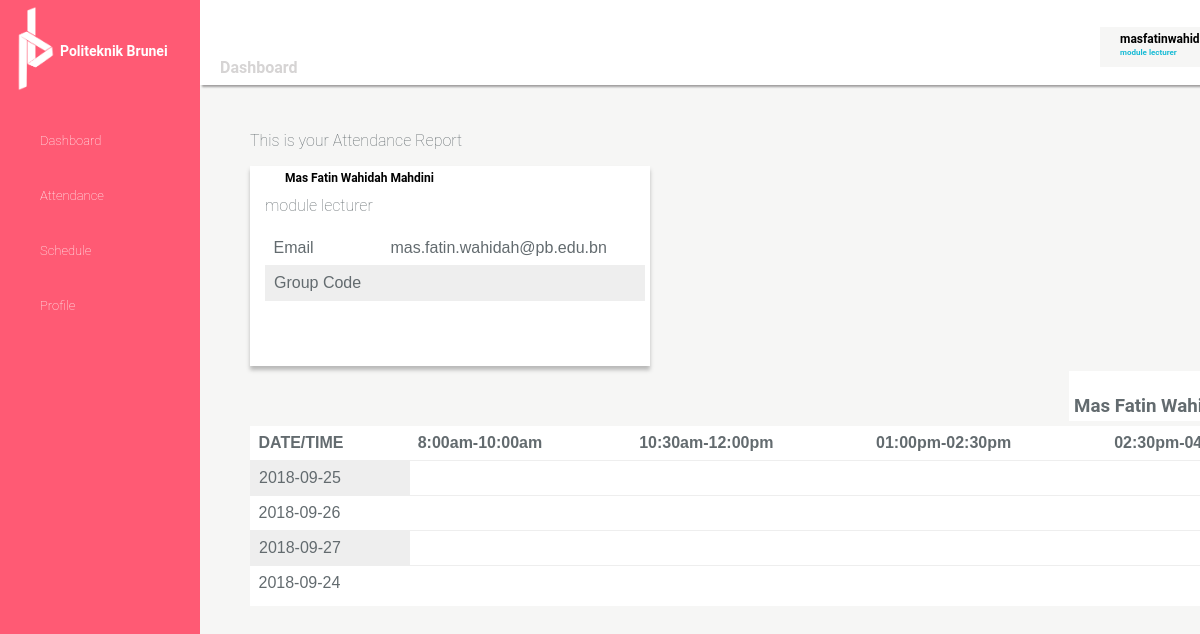
The page /view_report.php (signed in) on the database its author committed.
### tables this page shows
CREATE TABLE `user` (
  `id` int(20) NOT NULL,
  `name` varchar(100) NOT NULL,
  `email` varchar(50) NOT NULL,
  `username` varchar(250) NOT NULL,
  `password` varchar(50) NOT NULL,
  `role` varchar(50) NOT NULL,
  `code` varchar(50) DEFAULT NULL
);

CREATE TABLE `session` (
  `id` int(20) NOT NULL,
  `date` date NOT NULL,
  `group_id` int(20) NOT NULL,
  `course_id` int(20) NOT NULL,
  `slot_id` int(20) NOT NULL,
  `room` varchar(20) NOT NULL
);

### function.php (called while the page is built, shortened)
<?php
	$connection = mysqli_connect('localhost','root','','attendance');
	$results = mysqli_query($connection, "SELECT * FROM session");
?>

### view_report.php (the view, shortened to what this page needs)
<?php
include('function.php');
?>
<!DOCTYPE html>
<html lang="{{ app()->getLocale() }}">
    <head>
        <link rel="stylesheet" type="text/css" href="css/style.css">
    </head>
    <body>
        <?php
            include('sidenav.php')
        ?>
        <?php
        include('header.php');
        ?>
        <div class="box">
        	<p>This is your Attendance Report</p>
        </div>
        <?php
            $users = 'SELECT * FROM user WHERE username="'.$_SESSION['username'].'"';
            $run_query = mysqli_query($connection, $users);
        ?>
        <div class="box-B">
            <div class="studentdetail">
                <?php
                    foreach($run_query as $user){
                        echo "<p class='username'>".$user['name']."</p>";
                        echo "<p>".$user['role']."</p>";
                    }
                echo"<table>
                    <tr>
                        <td>Email</td>";
                        echo "<td>".$user['email']."</td>";
                    echo"</tr>
                    <tr>
                        <td>Group Code</td>";
                        echo "<td>".$user['code']."</td>";
                    echo"</tr>
                </table>";
            echo"</div>
        </div>
        <div class='box-C'>";
        	echo"<h3>".$user['name']."</h3>";
        echo"</div>";
        ?>
        <div class="box-A">
            <table>
                <thead>
                    <tr>
                        <th>DATE/TIME
                        </th>
                        <th>8:00am-10:00am</th>
                        <th>10:30am-12:00pm</th>
                        <th>01:00pm-02:30pm</th>
                        <th>02:30pm-04:30pm</th>
                    </tr>
                    <?php while ($row = mysqli_fetch_array($results)){ ?>
                    <tr>
                        <td><?php echo $row ['date'] ?></td>
                    </tr>
                    <?php } ?>
                </thead>
            </table>
        </div>
    </body>
</html>

### header.php (shortened to what this page needs)
 <div class="header-box">
       <div class="logout-box">
         <p class="username">
         	<?php
	if(isset($_SESSION['username'])){
		echo "".$_SESSION['username']."";
	}
	?>
</p>
<?php
             $query = 'SELECT * FROM user WHERE username="'.$_SESSION['username'].'"';
             $run_query = mysqli_query($connection, $query);
         ?>
         <?php
             foreach($run_query as $user){
                 echo "<p class='user-status'>".$user['role']."</p>";
             }
         ?>
       </div>
       <p class="dashboardtext">Dashboard</p>
     </div>

### css/style.css (style rules this page uses)
html, body { color: #636b6f; font-family: 'Roboto', sans-serif; font-weight: 200; height: 100vh; margin: 0; }
.box { position:fixed; }
html, body { background-color: #F6F6F5; color: #636b6f; font-family: Roboto, bold; font-weight: 100; height: 100vh; margin: 0; max-width: 100%; overflow-x: hidden; }
.header-box { margin-left: 200px; position: relative; padding-top: 5px; width: 100%; height:80px; background-color: #FFFFFF; box-shadow: 2px 2px 2px #A09E9E; }
.dashboardtext { position: relative; top: -15px; padding-left: 20px; color:#81C8CE; font-family: Roboto; font-weight:bold; }
.logout-box { position: relative; left: 900px; top: 10px; background-color: #F6F6F5; width: 150px; height: 40px; }
.username { position: relative; left: 20px; top: 5px; color: #000000; font-family: Roboto; font-weight: bold; font-size: 12px; }
.user-status { position: relative; left: 20px; top: -5px; color: #18BBD5; font-family: Roboto; font-weight: bold; font-size: 8px; }
.studentdetail { margin: 15px; width: 380px; height: 200px; }
.box-A { position: relative; left: 250px; top: 30px; background-color: #FFFFFF; width: 1095px; height: 180px; }
.box-B { position: relative; left: 250px; top: 30px; bottom: 30px; background-color: #FFFFFF; box-shadow: 0px 4px 4px rgba(0, 0, 0, 0.25); width: 400px; height: 200px; }
.box-C { margin: 5px; padding: 5px; position: relative; left: 1064px; top: 30px; background-color: #FFFFFF; width: 250px; height: 40px; }
.box { position: relative; left: 250px; top: 30px; width: 900px; height: 20px; }
table { font-family: arial, sans-serif; border-collapse: collapse; width: 100%; }
th, td { padding: 8px; text-align: left; }
tr:nth-child(even) { background-color: #eee; border: 1px solid #eee; }
.header-box { margin-left: 200px; position: relative; padding-top: 5px; width: 100%; height:80px; max-width: 100%; background-color: #FFFFFF; box-shadow: 2px 2px 2px #A09E9E; }
.dashboardtext { position: relative; top: -15px; padding-left: 20px; color: #D6D4D4; font-family: Roboto; font-weight:bold; }

### rows shown on the page
user: role "module lecturer", name "Mas Fatin Wahidah Mahdini", email "mas.fatin.wahidah@pb.edu.bn", name "Mas Fatin…"
session: date "2018-09-25"
session: date "2018-09-26"
session: date "2018-09-27"
session: date "2018-09-24"
